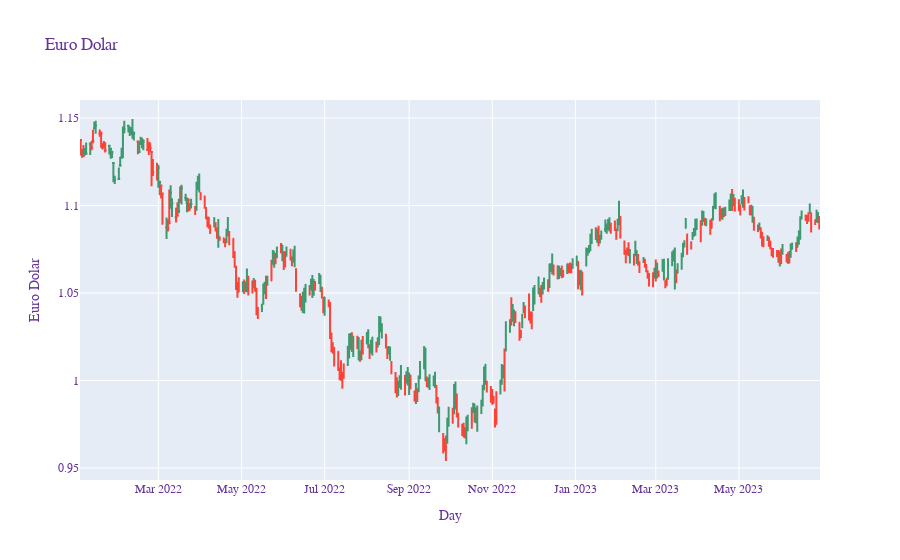

Notebook code cell kept with this figure:
### Markdown cell above
**Autocorrelación positiva en los primeros retrasos:** Las primeras barras del correlograma son positivas y estadísticamente significativas (asumiendo que superan las líneas azules de los intervalos de confianza). Esto indica que existe una cierta persistencia o inercia en los movimientos del precio del futuro del euro/dólar a corto plazo. Es decir, si el precio sube en un período, es probable que siga subiendo en los períodos inmediatamente siguientes, y viceversa.

**Disminución rápida de la autocorrelación:** A medida que aumenta el número de retrasos, la autocorrelación disminuye rápidamente y se vuelve no significativa. Esto sugiere que la relación entre los valores actuales y pasados del precio se debilita a medida que aumenta el horizonte temporal. En otras palabras, los movimientos del precio a largo plazo son menos predecibles a partir de los movimientos a corto plazo.

**Limitaciones de los modelos autorregresivos:** La baja autocorrelación en los retrasos más largos sugiere que los modelos autorregresivos simples (que utilizan valores pasados para predecir valores futuros) podrían no ser muy efectivos para predecir el precio del futuro del euro/dólar a largo plazo.

### Code cell
fig = go.Figure(data=[go.Candlestick(x = datos_historicos.index,
                                     open = datos_historicos['Open'], 
                                     high = datos_historicos['High'],
                                     low = datos_historicos['Low'], 
                                     close = datos_historicos['Close'])
                     ])
fig.update_layout(
    title="Euro Dolar",
    xaxis_title="Day",
    yaxis_title="Euro Dolar",
    font=dict(
        family="Courier New, monospace",
        size=12,
        color="RebeccaPurple"
    )
)
fig.update_layout(xaxis_rangeslider_visible=False)
fig

### Figure 1 — Plotly figure (JSON) as saved in the notebook; plotly's stock layout.template omitted (floating-point values rounded to 4 significant figures; data arrays with more than 128 entries replaced by an {"elided": "..."} marker saying what was removed)
{"data": [{"close": {"elided": "389 float values"}, "high": {"elided": "389 float values"}, "low": {"elided": "389 float values"}, "open": {"elided": "389 float values"}, "type": "candlestick", "x": {"elided": "389 str values"}}], "layout": {"font": {"color": "RebeccaPurple", "family": "Courier New, monospace", "size": 12}, "title": {"text": "Euro Dolar"}, "xaxis": {"rangeslider": {"visible": false}, "title": {"text": "Day"}}, "yaxis": {"title": {"text": "Euro Dolar"}}}}
